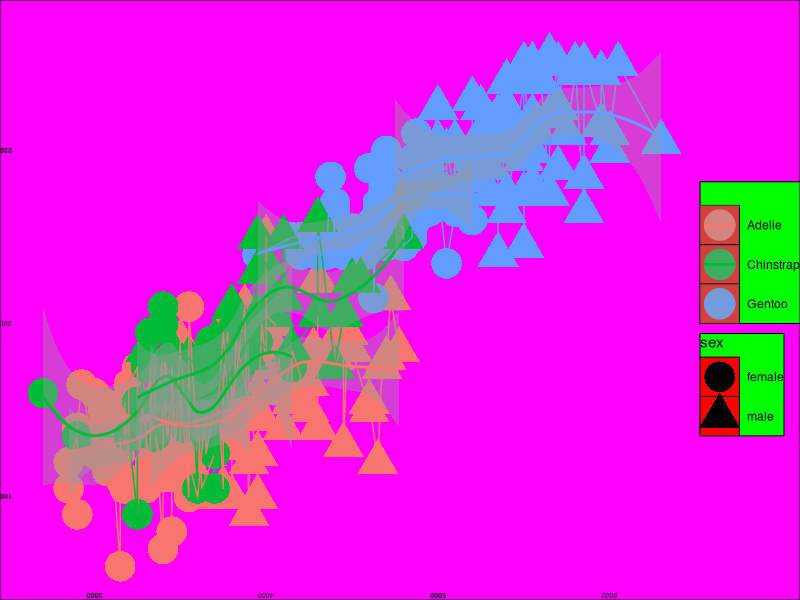
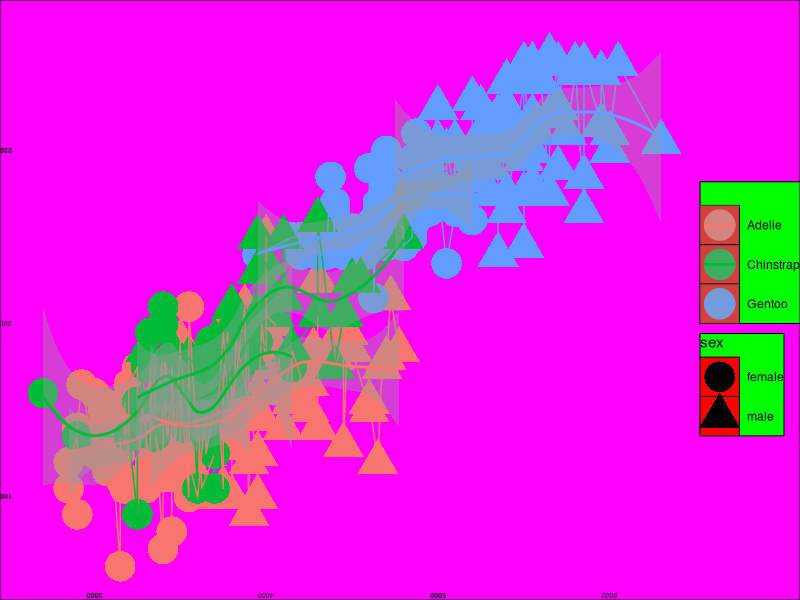

Generate these figures, in order, with R:
## ---- chunk 1
knitr::opts_chunk$set(echo = TRUE)
library(tidyverse)
library(palmerpenguins)
## ---- chunk 2
ugly_plot <- penguins %>% 
  filter(!is.na(sex)) %>% 
  ggplot(aes(x = body_mass_g, y = flipper_length_mm, color = species, shape = sex)) +
  geom_point(size = 10) +
  geom_line() +
  geom_smooth() + 
  theme_void() +
  theme(
    plot.background = element_rect(fill = "magenta"),
    axis.text = element_text(face = c("bold","italic"), size = 5),
    axis.text.x.bottom = element_text(angle = 180),
    axis.text.y.left = element_text(angle = 180),
    legend.background = element_rect(fill = "green"), 
    legend.key = element_rect(fill = "red")
  ) +
  labs(title = " ",
       x = " ",
       y = " ",
       col = " ")

ugly_plot

ggsave("AviKodali.png", plot = ugly_plot)
